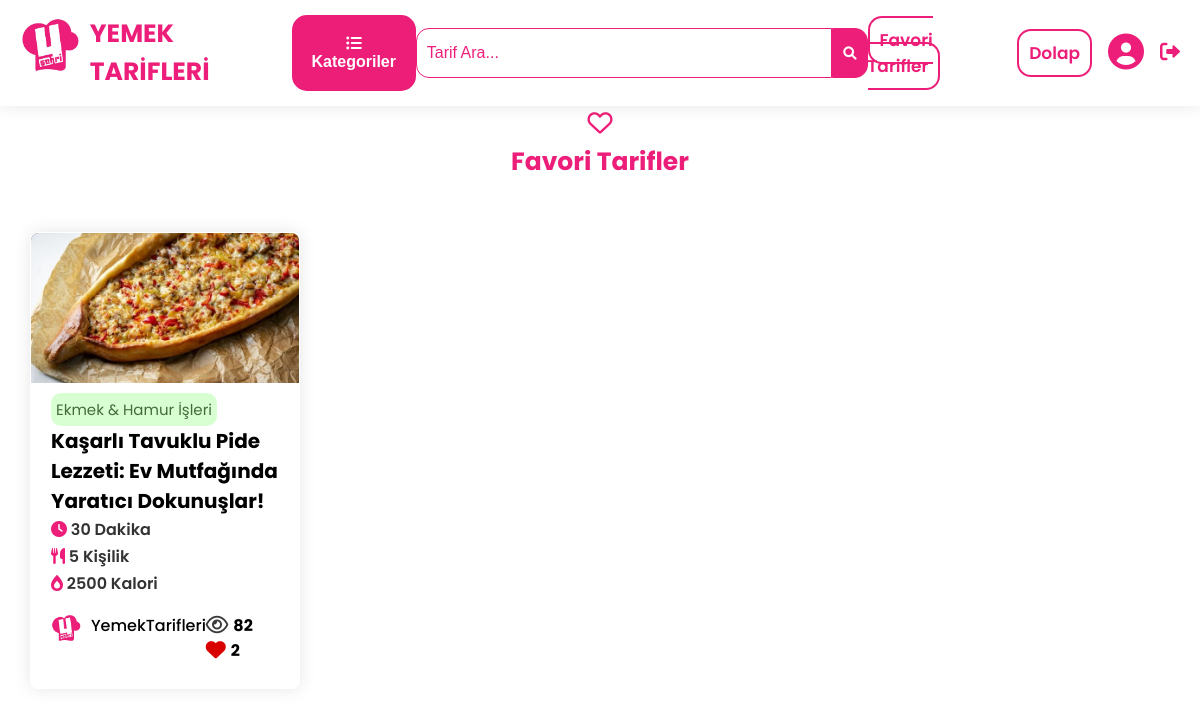
Page /favoriler.php?uye_id=1 (signed in) on the committed database.
### tables this page shows
CREATE TABLE `tema_ayarlari` (
  `id` int(11) NOT NULL,
  `logo` varchar(255) DEFAULT NULL,
  `site_adi` varchar(255) DEFAULT NULL,
  `slogan` varchar(255) DEFAULT NULL,
  `intro_gorsel` varchar(255) DEFAULT NULL
);

CREATE TABLE `tarifler` (
  `tarif_id` int(11) NOT NULL,
  `kategori_ad` varchar(50) NOT NULL,
  `kategori_url` varchar(255) NOT NULL,
  `baslik` varchar(100) NOT NULL,
  `sure` varchar(255) DEFAULT NULL,
  `boyut` varchar(20) DEFAULT NULL,
  `kalori` varchar(255) DEFAULT NULL,
  `resim` varchar(255) DEFAULT NULL,
  `url` varchar(255) DEFAULT NULL,
  `icindekiler` text DEFAULT NULL,
  `hazirlanis` text DEFAULT NULL,
  `tarih` text NOT NULL,
  `goruntulenme` int(11) NOT NULL,
  `fav` int(11) NOT NULL
);

### tema_baglanti.php (called while the page is built, shortened)
<?php
include ("database.php");
$sql = "SELECT * FROM tema_ayarlari";
$result = $conn->query($sql);
if(mysqli_num_rows($result) > 0){
    $row = mysqli_fetch_assoc($result);
    $logo = $row['logo'];
    $site_adi = $row['site_adi'];
}
?>

### session.php (called while the page is built, shortened)
<?php
if (isset($_SESSION["uye_id"])) {
    $uye_id = $_SESSION['uye_id'];
} else {
    header("Location: giris.php");
}
?>

### favoriler.php (the view, shortened to what this page needs)
<?php
include("database.php");
include("tema_baglanti.php");
include("session.php");
?>
<!DOCTYPE html>
<html lang="en">
<head>
    <link rel="stylesheet" href="style.css">
    <link rel="stylesheet" href="z-style.css">
    <link rel="stylesheet" href="https://pro.fontawesome.com/
    releases/v6.0.0-beta1/css/all.css" />
</head>
<body>
<?php require("header.php"); ?>
<div class="tarifler">
    <h1 style="text-align:center;" class="card-baslik">
    <i class="far fa-heart"></i>
    <br>
    Favori Tarifler
    </h1>
    <br>
    <ul class="card-containerx">
    <?php
    if(isset($_GET['uye_id'])) {
        $uye_id = $_GET['uye_id'];
        $sql = "SELECT tarif_id FROM favoriler WHERE uye_id='$uye_id'";
        $favori_result = $conn->query($sql);
        if ($favori_result) {
            while ($favori_row = $favori_result->fetch_assoc()) {
                $tarif_id = $favori_row['tarif_id'];
                $tarif_sql = "SELECT * FROM tarifler WHERE tarif_id='$tarif_id'";
                $tarif_result = $conn->query($tarif_sql);
                if ($tarif_result) {
                    while ($row= $tarif_result->fetch_assoc()) {
                        $tarif_id = $row['tarif_id'];
                        echo "<li class='tarif-card'>";
                        echo "<div class='img-div'>";
                        echo "<img class='img-div' src='" . $row["resim"] . "' alt=''>";
                        echo "</div>";
                        echo "<div class='tarif-content'>";
                        echo "<h2 class='tarif-kategori'>" . $row["kategori_ad"] . "</h2>";
                        echo "<h1 class='tarif-baslik'>
                        <a href='" . $row['url'] . "?tarif_id=" . $tarif_id . "'>" . $row["baslik"] . "</a>                        </h1>";
                        echo "<h2 class='tarif-bilgi'><i class='fas fa-clock'></i> " . $row["sure"] . "</h2>";
                        echo "<h2 class='tarif-bilgi'><i class='fas fa-utensils'></i> " . $row["boyut"] . "</h2>";
                        echo "<h2 class='tarif-bilgi'><i class='fas fa-burn'></i> " . $row["kalori"] . "</h2>";
                        echo "<div class='tarif-card_bottom'>";
                        echo "<div class='yazar'>";
                        echo "<img src='yemeksehri.jpeg' alt=''>";
                        echo "YemekTarifleri";
                        echo "<div class='degerlendirme'>";
                        echo "<div class='favgor'>
                                      <i class='far fa-eye'></i> <span>" . $row["goruntulenme"] . "</span>
                                      <i class='fas fa-heart'></i> <span>" . $row["fav"] . "</span>";
                        echo "</div>";
                        echo "</div>";
                        echo "</div>";
                        echo "</div>";
                        echo "</li>";
                    }
                } else {
                    echo "Tarif detayları alınamadı. Hata: " . $conn->error;
                }
            }
        } else {
            echo "Favori tarifler alınamadı. Hata: " . $conn->error;
        }
    }
    ?>
    </ul>
  </div>
</body>
</html>

### z-header.php (shortened to what this page needs)
<!DOCTYPE html>
<html lang="en">
<head>
    <link rel="stylesheet" href="z-style.css">
    <link rel="stylesheet" href="style.css">
	<link rel="stylesheet" href="https://pro.fontawesome.com/releases/v6.0.0-beta1/css/all.css" />
</head>
<body>
    <header>
        <div class="header_1">
        <div class="logo">
            <a href="./">
            <img src="<?php echo $logo ?>" alt="">
            <span><?php echo $site_adi ?></span>
            </a>
          </div>
          <button class="h-kategoriler_btn" id="header-kategoriler"><i class="fas fa-list-ul"></i> Kategoriler</button>
          <div class="search-bar">
            <form action="search.php" method="get">
                <input type="text" name="search" placeholder="Tarif Ara...">
                <button type="submit"><i class="fas fa-search"></i></button>
            </form>
        </div>
          <div class="user">
            <div><a class="fav" href="favoriler.php?uye_id=<?php echo $uye_id ?>">Favori Tarifler </a></div>
            <div><a class="fav" href="dolap.php?uye_id=<?php echo $uye_id ?>">Dolap </a></div>
            <div class="profile">
              <a href="user.php?uye_id=<?php echo $uye_id ?>">
                <i class="fas fa-user-circle"></i>
              </a>
            </div>
            <a href="die.php">
              <i class="fas fa-sign-out-alt"></i>
            </a>
          </div>
        </div>
    </header>
</body>
</html>

### style.css (style rules this page uses)
body { font-family: 'Poppins', sans-serif; margin: 0; padding: 0; box-sizing: border-box; background-color: #ffffff; scroll-behavior: smooth; }
h1,h2,h3,h4,h5 { margin: 0; padding: 0; }
* { list-style-type: none; box-sizing: border-box; }
:root { --primary-color:#ed1e79; --detail-color: rgb(255, 87, 51); --gold-color: rgb(243, 156, 18); }
.tarifler { padding-top: 80px; }
.card-containerx { display: grid; grid-template-columns: repeat(4, 1fr); padding: 0px 20px; }
.tarif-card { flex-direction: column; margin: 10px; border-radius: 8px; background-color: #ffffff; border: 1px solid #d5d5d500; box-shadow: 0px 0px 17px 0px rgba(0,0,0,0.1); transition: 300ms; }
.tarif-card h2 { color: #333; }
.tarif-content { padding: 10px 20px; }
.img-div { max-height: 100%; -o-object-fit: cover; object-fit: cover; width: 100%; border-radius: 8px 8px 0px 0px; background-image: url(karas.png); background-position: center; background-repeat: no-repeat; height: 150px; }
.tarif-baslik { font-size: 20px; font-weight: 700; padding: 0; color: black; transition: 300ms; }
.tarif-baslik a { color: black; text-decoration-line: none; }
.tarif-kategori { display: inline-block; padding: 5px; font-size: 15px; font-weight: 400; border-radius: 10px; top: 80px; background-color: #ceffc7cc; color: #466b39 !important; }
.tarif-bilgi { font-size: 16px; font-weight: 600; line-height: 1.7; }
h2 .fas { color: var(--primary-color); }
.tarif-card_bottom { margin: 15px 0px; }
.degerlendirme { display: inline-block; margin-left: auto; }
.yazar { display: flex; font-weight: 500; }
.yazar img { height: 30px; background-color: red; border-radius: 50%; margin-right: 10px; }
header { background-color: white; display: flex; position: fixed; width: 100%; z-index: 1000; padding: 15px 20px; box-shadow: 0px 0px 17px 0px rgba(0,0,0,0.1); }
.logo a { display: flex; gap: 0.4em; font-size: 25px; font-weight: 700; color: #ed1e79; text-decoration: none; }
.logo img { height: 60px; }
.logo span { display: flex; align-content: center; flex-wrap: wrap; }
.h-kategoriler_btn { color: #fff; border: 1px solid #ed1e78b1; border-radius: 15px; padding: 10px; background-color: #ed1e78; font-size: 16px; font-weight: 700; margin-left: auto; }
.search-bar { display: flex; height: 50px; margin: auto; width: 40%; }
.search-bar input { border: 1px solid #ed1e79; padding: 10px; width: 100%; }
.search-bar button { border: 1px solid #ed1e79; padding: 10px; }
.search-bar input { font-size: 16px; color: #ed1e79; outline: none; border-radius: 13px 0px 0px 13px; }
.search-bar input::placeholder { font-size: 16px; color: var(--primary-color); }
.search-bar button { cursor: pointer; border-radius: 0px 13px 13px 0px; background-color: #ed1e79; color: #fff; }
.search-bar form { gap: 0; display: flex; width: 100%;; }
h2 i { color: var(--primary-color); font-weight: 700; }
.favgor { margin-left: auto; display: flex; align-content: center; flex-wrap: wrap; font-weight: 700; }
.favgor .fa-heart { color: rgb(217, 0, 0); display: grid; align-items: center; margin-right: 5px; font-size: 20px; }
.favgor .fa-eye { color: rgb(59, 59, 59); display: grid; align-items: center; margin-right: 5px; font-size: 20px; }
.favgor span { margin-right: 10px; }
.card-baslik { text-align: center; margin: 0px 20px; font-size: 25px; color: #ed1e79; text-decoration: none; }

### z-style.css (style rules this page uses)
body { font-family: 'Poppins', sans-serif; margin: 0; padding: 0; box-sizing: border-box; background-color: #ffffff; }
h1,h2,h3,h4,h5,li { margin: 0; padding: 0; }
* { list-style-type: none; box-sizing: border-box; }
:root { --primary-color:#ed1e79; --detail-color: rgb(255, 87, 51); --gold-color: rgb(243, 156, 18); }
header { background-color: white; display: flex; position: fixed; width: 100%; z-index: 1000; padding: 10px 20px; box-shadow: 0px 0px 17px 0px rgba(0,0,0,0.1); }
.logo a { display: flex; gap: 0.4em; font-size: 25px; font-weight: 700; color: #ed1e79; text-decoration: none; }
.logo img { height: 60px; }
.logo span { display: flex; align-content: center; flex-wrap: wrap; }
.user { display: flex; align-items: center; margin-left: auto; gap: 1em; }
.user .fa-user-circle { font-size: 36px; color: #ed1e79; cursor: pointer; }
.fav { border: 2px solid #ed1e79; padding: 10px; border-radius: 14px; color: #ed1e79; font-size: 17px; cursor: pointer; font-weight: 600; transition: 200ms; text-decoration: none; }
.user a .fa-sign-out-alt { color: #ed1e79; font-size: 20px; }

### rows in the picture
tema_ayarlari: logo (picture), site_adi "YEMEK TARİFLERİ"
tarifler: resim (picture), kategori_ad "Ekmek & Hamur İşleri", baslik "Kaşarlı Tavuklu Pide Lezzeti: Ev Mutfağında Yaratıcı Dokunuşlar!", sure "30 Dakika", boyut "5 Kişilik", kalori "2500 Kalori", goruntulenme "82", fav "2"
